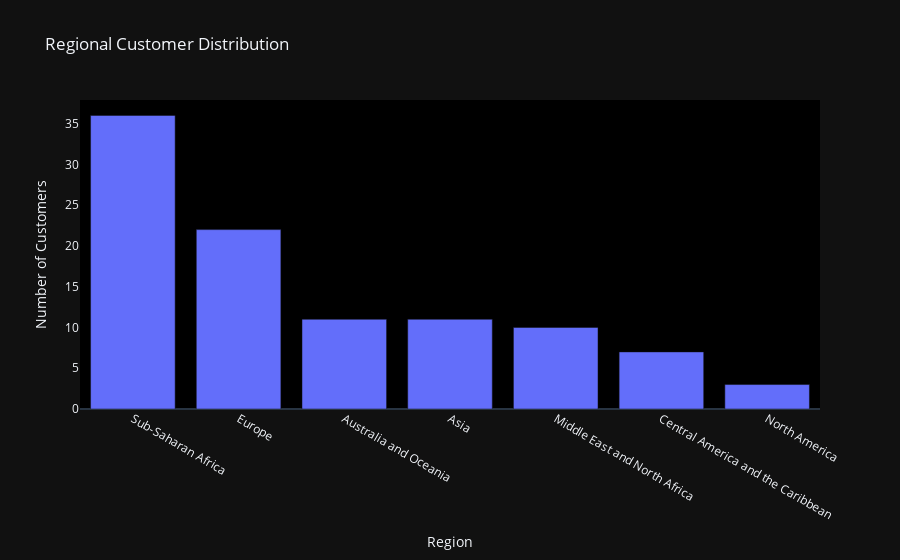

Here is the notebook cell this chart was saved with:
### Code cell
fig=px.bar(top_customer,x='Region',y='count',title='Regional Customer Distribution')
fig.update_layout(xaxis_title=' Region',
                 yaxis_title='Number of Customers',
                 plot_bgcolor='black',
                 template='plotly_dark',
                 yaxis=dict(showgrid=False))


iplot(fig)

### Figure 1 — Plotly figure (JSON) as saved in the notebook; plotly's stock layout.template omitted (floating-point values rounded to 4 significant figures)
{"data": [{"alignmentgroup": "True", "hovertemplate": "Region=%{x}<br>count=%{y}<extra></extra>", "legendgroup": "", "marker": {"color": "#636efa", "pattern": {"shape": ""}}, "name": "", "offsetgroup": "", "orientation": "v", "showlegend": false, "textposition": "auto", "type": "bar", "x": ["Sub-Saharan Africa", "Europe", "Australia and Oceania", "Asia", "Middle East and North Africa", "Central America and the Caribbean", "North America"], "xaxis": "x", "y": [36, 22, 11, 11, 10, 7, 3], "yaxis": "y"}], "layout": {"barmode": "relative", "legend": {"tracegroupgap": 0}, "plot_bgcolor": "black", "title": {"text": "Regional Customer Distribution"}, "xaxis": {"anchor": "y", "domain": [0, 1], "title": {"text": " Region"}}, "yaxis": {"anchor": "x", "domain": [0, 1], "showgrid": false, "title": {"text": "Number of Customers"}}}}
